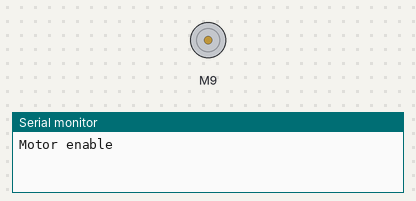
The sketch below on a simulated Arduino Uno, built with avr-gcc and run on an emulated ATmega328P. Shown: DC motor (green arrow = forward, orange = backward, longer = faster), the last lines printed to the serial monitor.

Above: at 0.1 s.
At 11.1 s:
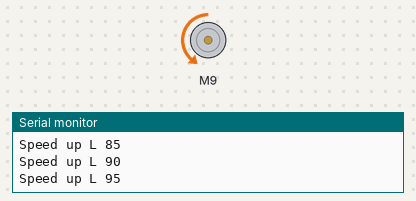
At 38.1 s:
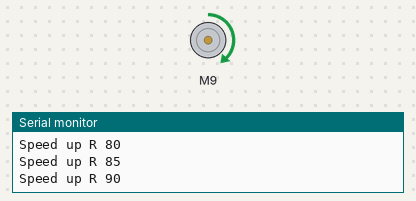
Timing chart, 0 to 39.6 s (numbered marks = the images above):
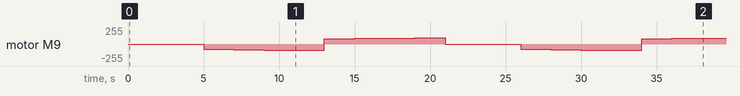

The sketch:

single-motor.ino
```cpp
/*
  Control a single motor using BTS7960

  This code is for controlling a single motor using BTS7960. The motor is a 24V DC motor with 16A max current (JCF63R-2480-160). The BTS7960 is a 43A H-Bridge motor driver.

  Hardware Required:
  - Arduino Board with 2 PWM pins
  - BTS7960
  - 24V DC motor
  - 24V power supply

  Connections:
  - Connect 24V power supply to BTS7960
  - Connect 24V DC motor to M+ and M- of BTS7960
  - Connect GND of Arduino to GND of BTS7960
  - Connect enable signals of BTS7960 to digital pins of Arduino
  - Connect PWM signals of BTS7960 to PWM pins of Arduino

  Libraries Required (unzip and copy to documents/Arduino/libraries):
  - BTS7960:
    https://github.com/luisllamasbinaburo/Arduino-BTS7960/

    Note: Change delay in BTS7960.hpp to 1000 us

  Created by Sebastian Dueñas
  Last updated on Jun/18/2023
*/

// PINOUT
// L_EN -> 8
// R_EN -> 8
// L_PWM -> 9
// R_PWM -> 10

#include "BTS7960.h"

const uint8_t L_EN = 13;
const uint8_t R_EN = 12;

const uint8_t L_PWM = 9;
const uint8_t R_PWM = 10;

// BTS7960::BTS7960(uint8_t L_EN, uint8_t R_EN, uint8_t L_PWM, uint8_t R_PWM)
BTS7960 motorController(L_EN, R_EN, L_PWM, R_PWM);

void setup()
{
  Serial.begin(9600);
}

void loop()
{
  motorController.Enable();
  Serial.println("Motor enable");

  motorController.TurnLeft(0);
  motorController.TurnRight(0);
  delay(2000);
  Serial.println("Turn off motor");

  Serial.println("Turn left (forward)");
  delay(3000);

  for (int speed = 80; speed < 100; speed += 5)
  {
    motorController.TurnLeft(speed);
    Serial.println("Speed up L " + String(speed));
    delay(2000);
  }

  Serial.println("Turn right (reverse)");
  delay(0);

  for (int speed = 80; speed < 100; speed += 5)
  {
    motorController.TurnRight(speed);
    Serial.println("Speed up R " + String(speed));
    delay(2000);
  }

  motorController.Disable();
  motorController.Stop();
  Serial.println("Motor disable");
}
```

Measured:
- by itself, motor M9: stopped → backward 80/255 at 5.0 s, → backward 85/255 2.0 s later, → backward 90/255 2.0 s later, → backward 95/255 2.0 s later, … (16 changes in this stretch)
